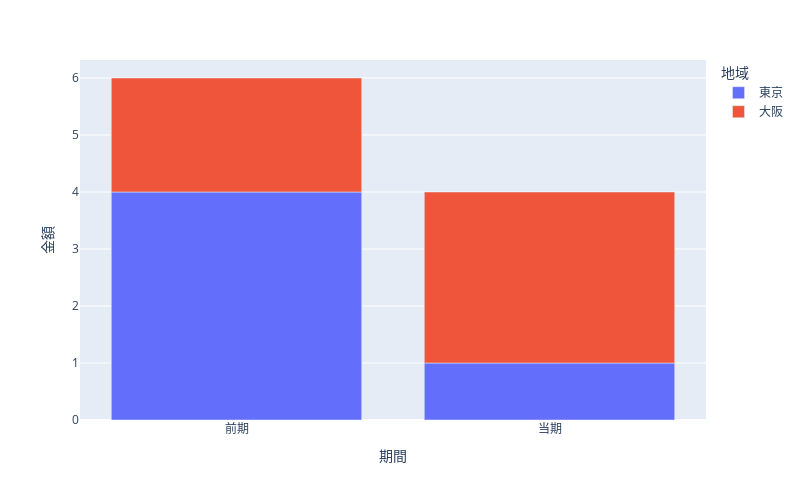

Notebook code for this chart:
### Code cell
import plotly.express as px

# 1. px.bar を使って棒グラフ（積上げ）を作成
# tidy_df: 集計済みのデータフレーム
# x="期間": 横軸に期間
# y="金額": 縦軸に数値
# color="地域": 地域ごとに色分け（これにより自動的に積上げ棒グラフになります）
# 【サイズ指定をする場合】引数に width と height を直接追加できます
ex_fig = px.bar(
    tidy_df, 
    x="期間", 
    y="金額", 
    color="地域",
    width=800,  # 幅をピクセル指定
    height=500  # 高さをピクセル指定
)

# 2. グラフを表示
ex_fig.show()

### Figure 1 — Plotly figure (JSON) as saved in the notebook; plotly's stock layout.template omitted (floating-point values rounded to 4 significant figures)
{"data": [{"hovertemplate": "地域=東京<br>期間=%{x}<br>金額=%{y}<extra></extra>", "legendgroup": "東京", "marker": {"color": "#636efa", "pattern": {"shape": ""}}, "name": "東京", "orientation": "v", "showlegend": true, "textposition": "auto", "type": "bar", "x": ["前期", "当期"], "xaxis": "x", "y": [4, 1], "yaxis": "y"}, {"hovertemplate": "地域=大阪<br>期間=%{x}<br>金額=%{y}<extra></extra>", "legendgroup": "大阪", "marker": {"color": "#EF553B", "pattern": {"shape": ""}}, "name": "大阪", "orientation": "v", "showlegend": true, "textposition": "auto", "type": "bar", "x": ["前期", "当期"], "xaxis": "x", "y": [2, 3], "yaxis": "y"}], "layout": {"barmode": "relative", "height": 500, "legend": {"title": {"text": "地域"}, "tracegroupgap": 0}, "margin": {"t": 60}, "width": 800, "xaxis": {"anchor": "y", "domain": [0, 1], "title": {"text": "期間"}}, "yaxis": {"anchor": "x", "domain": [0, 1], "title": {"text": "金額"}}}}
